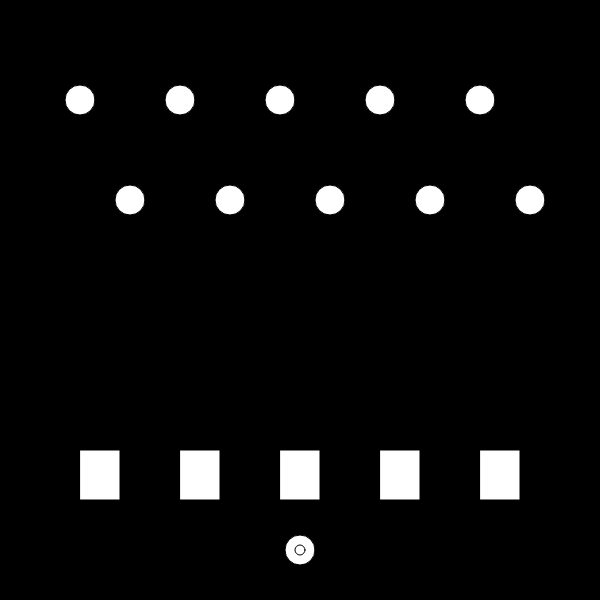
Frame 1 (no input)
Frame 60 (no input): identical to frame 1, image omitted
Frame 120 (the mouse pressed at the canvas centre since frame 60): identical to frame 1, image omitted

The p5.js sketch that drew this single still picture (run headless with seeded random() and noise() and a simulated clock; from frame 60 on, the mouse is pressed at the canvas centre):

// p5.js sketch
// ── sketch.js
// let canvasLength, canvasHeight;
// let player;
// let monster;
// let x = 30;
// let y = 30;
// let directions = [true, false];
// let xDirection = directions[0]




// function setup(){

//     canvasLength = 600;
//     canvasHeight = 600;

//     player = {
//         x: canvasLength/2,
//         y: 550,
//         size: 20,
//         speed: 5
//     }

//     createCanvas(canvasLength, canvasHeight);

// }

// function drawmonstercircle(){
//     if (xDirection == true && x < 570){
//           x += 1;
//     }
//     else if(xDirection == false && x > 10){
//         x -= 1;
//     }
//     if (x == 570 || x == 10){
//         xDirection = !xDirection;
//     }
// circle(x, y, 20)
// }

// function drawDefense(){
//     for (let i = 80; i <=500 ; i += 100 ) {
//         rect(i,450,40,50); 
//      };
// };


// function drawInvader(){
//     for(let i = 80; i<=500; i+= 50){
//         circle(i,100,30);
//         circle(i+=50,200,30)
//     }
// }
// // function monsters(){
// // if(xDirection == true && x > 10)
// // drawcircle() += 1

// // };

// function circlebullet(){

// }


// function drawPlayerCircle(){
//     circle(player.x, player.y, player.size);
//     if (keyIsDown(LEFT_ARROW) && !keyIsDown (RIGHT_ARROW) && player.x >= player.size/2) {
//         player.x -= player.speed;
//     } else if (keyIsDown(RIGHT_ARROW) && !keyIsDown (LEFT_ARROW) && player.x <= canvasLength - player.size/2) {
//         player.x += player.speed;
//     }

// }


// function draw(){
//     background(0, 255, 255);
//     drawPlayerCircle();
//     drawmonstercircle();
//     drawDefense()
//     drawInvader()

//     }




// ── space.js
let canvasLength, canvasHeight;
let player, playerBullet;
let monster;




function setup(){

    canvasLength = 600;
    canvasHeight = 600;

    player = {
        x: canvasLength/2,
        y: 550,
        size: 30,
        speed: 8,
    }

    playerBullet = {
        x: player.x,
        y: player.y,
        size: 10,
        speed: 20,
        check: false 
    }

    monster = {
        
    }

    createCanvas(canvasLength, canvasHeight);

}

function drawInvader(){
    for(let i = 80; i<=500; i+= 50){
        circle(i,100,30);
        circle(i+=50,200,30)
    }
}

function drawDefense(){
    for (let i = 80; i <=500 ; i += 100 ) {
        rect(i,450,40,50); 
     };
};

function drawPlayerCircle() {
    circle(player.x, player.y, player.size);
    if (keyIsDown(LEFT_ARROW) && !keyIsDown(RIGHT_ARROW) && player.x >= player.size/2) {
        player.x -= player.speed;
    } else if (keyIsDown(RIGHT_ARROW) && !keyIsDown(LEFT_ARROW) && player.x <= canvasLength - player.size/2) {
        player.x += player.speed;
    }

}

function drawPlayerBullet() {
    circle(playerBullet.x, playerBullet.y, playerBullet.size);
    

    //bullet movement
    if (keyIsDown(LEFT_ARROW) && !keyIsDown(RIGHT_ARROW) && playerBullet.check == false && player.x >= player.size/2) {
        playerBullet.x -= player.speed;
        playerBullet.x = player.x;
    } else if (keyIsDown(RIGHT_ARROW) && !keyIsDown(LEFT_ARROW) && playerBullet.check == false && player.x <= canvasLength - player.size/2) {
        playerBullet.x += player.speed;
        playerBullet.x = player.x;
    }

    //shooting
    if(playerBullet.check == true) {
        playerBullet.y -= playerBullet.speed;
    }

    if(playerBullet.y <= 0) {
        playerBullet.x = player.x;
        playerBullet.y = player.y;
        playerBullet.check = false;
    }

}

function keyPressed() {
    if (keyCode == 32) {
        playerBullet.check = true;
    }
}


function draw(){
    background(0);
    drawPlayerCircle();
    drawPlayerBullet();
    drawDefense()
    drawInvader()

    }
